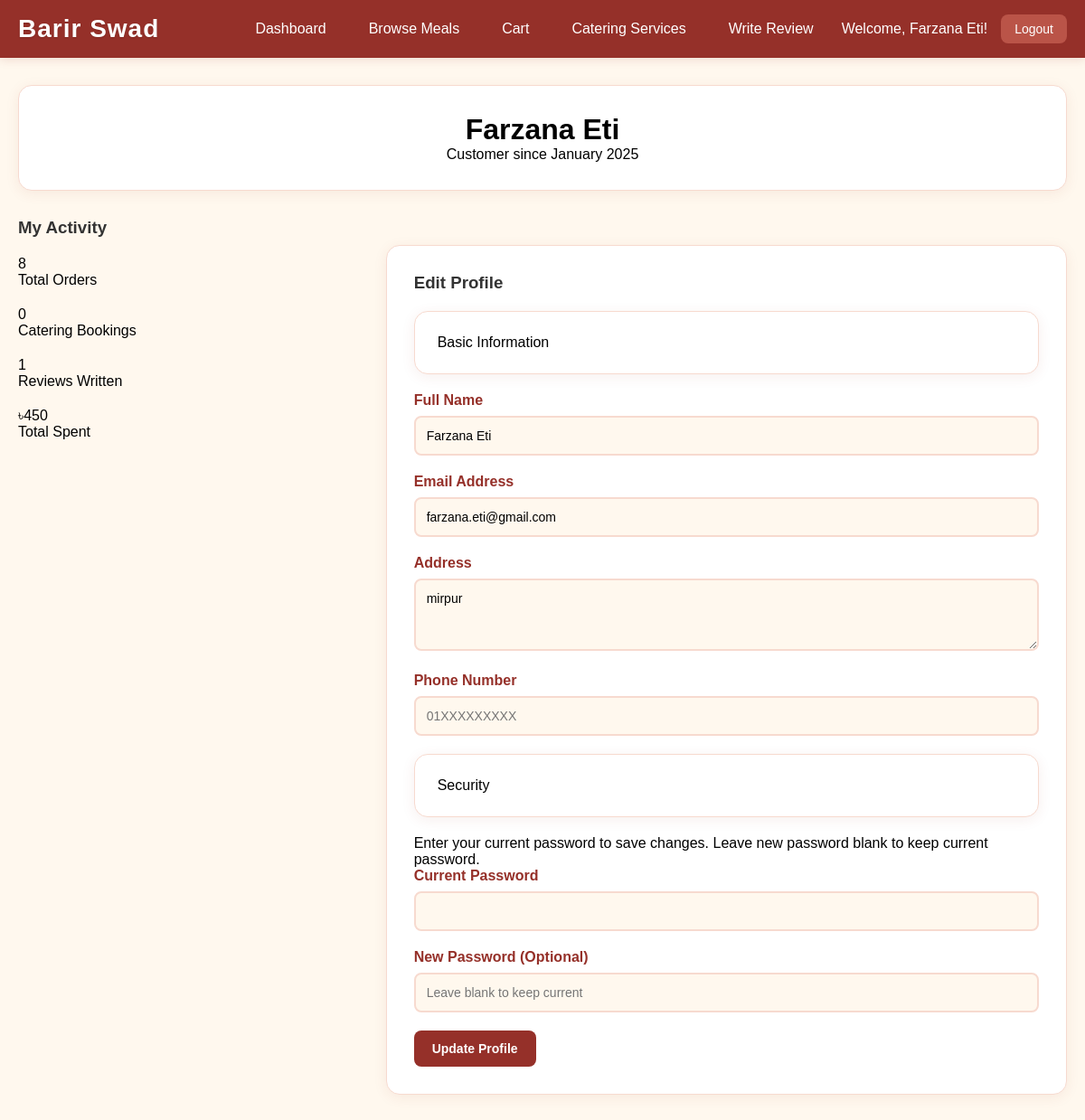
/customer_profile.php (signed in), run on the app's committed database.
### tables this page shows
CREATE TABLE `user` (
  `U_ID` int(10) NOT NULL,
  `Email` varchar(50) NOT NULL,
  `Exp_Years` int(50) NOT NULL,
  `Name` varchar(100) NOT NULL,
  `Address` varchar(100) NOT NULL,
  `Type` enum('Admin','Customer','Cook','') NOT NULL DEFAULT 'Customer',
  `Password` varchar(15) NOT NULL
);

### customer_profile.php (the view, shortened to what this page needs)
<?php
require 'dbconnect.php';
$customer_id = $_SESSION['user_id'];
$user_sql = "SELECT u.*, up.Phone_No FROM user u LEFT JOIN user_phone_no up ON u.U_ID = up.User_ID WHERE u.U_ID = ?";
$user_stmt = $conn->prepare($user_sql);
$user_stmt->bind_param("i", $customer_id);
$user_stmt->execute();
$user_result = $user_stmt->get_result();
$user_data = $user_result->fetch_assoc();
$stats_sql = "SELECT
    COUNT(DISTINCT o.OrderID) as total_orders,
    COUNT(DISTINCT cs.Catering_ID) as total_catering,
    COUNT(DISTINCT r.Review_ID) as total_reviews,
    COALESCE(SUM(CASE WHEN o.Status = 'Delivered' THEN o.Cost END), 0) as total_spent
FROM user u
LEFT JOIN orders o ON u.U_ID = o.Customer_ID
LEFT JOIN catering_services cs ON u.U_ID = cs.Customer_ID
LEFT JOIN customer_rates_cooks r ON u.U_ID = r.CustomerID
WHERE u.U_ID = ?";
$stats_stmt = $conn->prepare($stats_sql);
$stats_stmt->bind_param("i", $customer_id);
$stats_stmt->execute();
$stats_result = $stats_stmt->get_result();
$stats = $stats_result->fetch_assoc();
?>
<!DOCTYPE html>
<html lang="en">
<head>
    <link rel="stylesheet" href="styles.css">
</head>
<body>
    <header class="header">
        <div class="nav">
            <div class="logo">Barir Swad</div>
            <nav class="nav-links">
                <a href="customer_dashboard.php">Dashboard</a>
                <a href="meal.php">Browse Meals</a>
                <a href="view_cart.php">Cart</a>
                <a href="customer_catering.php">Catering Services</a>
                <a href="review.php">Write Review</a>
                <span>Welcome, <?= htmlspecialchars($_SESSION['user_name']) ?>!</span>
                <a href="admin_logout.php" class="btn logout">Logout</a>
            </nav>
        </div>
    </header>
    <div class="container">
        <div class="profile-header">
            <h1><?= htmlspecialchars($user_data['Name']) ?></h1>
            <p>Customer since <?= date('F Y', strtotime('2025-01-01')) ?></p>
        </div>
        <div class="profile-sections">
            <div class="stats-section">
                <h3 style="margin-bottom: 20px; color: #333;">My Activity</h3>
                <div class="stats-grid">
                    <div class="stat-item">
                        <div class="stat-number"><?= $stats['total_orders'] ?></div>
                        <div class="stat-label">Total Orders</div>
                    </div>
                    <div class="stat-item">
                        <div class="stat-number"><?= $stats['total_catering'] ?></div>
                        <div class="stat-label">Catering Bookings</div>
                    </div>
                    <div class="stat-item">
                        <div class="stat-number"><?= $stats['total_reviews'] ?></div>
                        <div class="stat-label">Reviews Written</div>
                    </div>
                    <div class="stat-item">
                        <div class="stat-number">৳<?= number_format($stats['total_spent'], 0) ?></div>
                        <div class="stat-label">Total Spent</div>
                    </div>
                </div>
            </div>
            <div class="profile-form">
                <h3 style="margin-bottom: 20px; color: #333;">Edit Profile</h3>
                <form method="POST">
                    <div class="form-section">
                        <div class="section-title">Basic Information</div>
                        <div class="form-row">
                            <div class="form-group">
                                <label for="name">Full Name</label>
                                <input type="text" id="name" name="name" value="<?= htmlspecialchars($user_data['Name']) ?>" required>
                            </div>
                            <div class="form-group">
                                <label for="email">Email Address</label>
                                <input type="email" id="email" name="email" value="<?= htmlspecialchars($user_data['Email']) ?>" required>
                            </div>
                        </div>
                        <div class="form-row">
                            <div class="form-group full-width">
                                <label for="address">Address</label>
                                <textarea id="address" name="address" required><?= htmlspecialchars($user_data['Address']) ?></textarea>
                            </div>
                        </div>
                        <div class="form-row">
                            <div class="form-group">
                                <label for="phone">Phone Number</label>
                                <input type="tel" id="phone" name="phone" value="<?= htmlspecialchars($user_data['Phone_No'] ?? '') ?>" placeholder="01XXXXXXXXX">
                            </div>
                        </div>
                    </div>
                    <div class="form-section">
                        <div class="section-title">Security</div>
                        <div class="password-section">
                            <div class="password-note">
                                Enter your current password to save changes. Leave new password blank to keep current password.
                            </div>
                            <div class="form-row">
                                <div class="form-group">
                                    <label for="current_password">Current Password</label>
                                    <input type="password" id="current_password" name="current_password" required>
                                </div>
                                <div class="form-group">
                                    <label for="new_password">New Password (Optional)</label>
                                    <input type="password" id="new_password" name="new_password" placeholder="Leave blank to keep current">
                                </div>
                            </div>
                        </div>
                    </div>
                    <button type="submit" name="update_profile" class="submit-btn">
                        Update Profile
                    </button>
                </form>
            </div>
        </div>
    </div>
</body>
</html>

### styles.css (style rules this page uses)
* { margin: 0; padding: 0; box-sizing: border-box; font-family: Arial, sans-serif; }
body { margin: 0; background: #FFF8EE; min-height: 100vh; }
.header, .navbar, .admin-header { background: #953029; color: white; box-shadow: 0 2px 10px rgba(149, 48, 41, 0.15); padding: 15px 0; margin-bottom: 20px; }
.nav, .admin-nav { display: flex; justify-content: space-between; align-items: center; max-width: 1200px; margin: 0 auto; padding: 0 20px; width: 100%; }
.logo { font-family: 'DynaPuff', cursive, Arial, sans-serif; font-weight: 700; font-size: 28px; color: white; letter-spacing: 1px; text-shadow: 0 1px 2px rgba(0,0,0,0.15); transition: transform 0.3s; }
.nav-links { display: flex; gap: 15px; align-items: center; }
.nav-links a, .navbar nav a { color: white; text-decoration: none; padding: 8px 16px; border-radius: 8px; font-weight: 500; transition: background 0.3s; }
.nav-links .btn { background: rgba(255,255,255,0.15); color: white; }
.logout-btn, .nav-links .logout { background: #BA5448; color: white; padding: 8px 15px; border: none; border-radius: 8px; text-decoration: none; cursor: pointer; transition: background 0.3s; }
.container { max-width: 1200px; margin: 30px auto; padding: 0 20px; }
.stats-grid, .stats-cards { display: grid; grid-template-columns: repeat(auto-fit, minmax(200px, 1fr)); gap: 20px; margin-bottom: 30px; }
.section-card, .section-title { background: white; padding: 25px; border-radius: 15px; box-shadow: 0 3px 15px rgba(149, 48, 41, 0.08); margin-bottom: 20px; border: 1px solid #F7DACF; }
.btn, button, .submit-btn { background: #953029; color: white; padding: 12px 20px; border-radius: 8px; text-decoration: none; border: none; cursor: pointer; font-size: 14px; font-weight: 600; transition: all 0.3s; display: inline-block; }
.form-container, .booking-section, .add-meal-section, .review-form-section, .profile-form { background: white; padding: 30px; border-radius: 15px; box-shadow: 0 3px 15px rgba(149, 48, 41, 0.08); margin: 30px auto; max-width: 800px; border: 1px solid #F7DACF; }
.form-group, .form-group-full { margin-bottom: 20px; }
.form-group label { display: block; margin-bottom: 8px; font-weight: 600; color: #953029; }
.form-group input, .form-group select, .form-group textarea, input, textarea, select, #description { width: 100%; padding: 12px; border: 2px solid #F7DACF; border-radius: 8px; font-size: 14px; transition: all 0.3s; box-sizing: border-box; font-family: Arial, sans-serif; background: #FFF8EE; }
.form-group textarea, textarea { min-height: 80px; resize: vertical; }
.profile-header { background: white; padding: 30px; border-radius: 15px; box-shadow: 0 3px 15px rgba(149, 48, 41, 0.08); margin-bottom: 30px; text-align: center; border: 1px solid #F7DACF; }
.profile-sections { display: grid; grid-template-columns: 1fr 2fr; gap: 30px; }

### data on the page
user: Name "Farzana Eti", name "Farzana Eti", email "farzana.eti@gmail.com", address "mirpur"

### other printed values
$_SESSION['user_name'] "Farzana Eti"
$stats['total_orders'] "8"
$stats['total_catering'] "0"
$stats['total_reviews'] "1"
$stats['total_spent'] "450"
